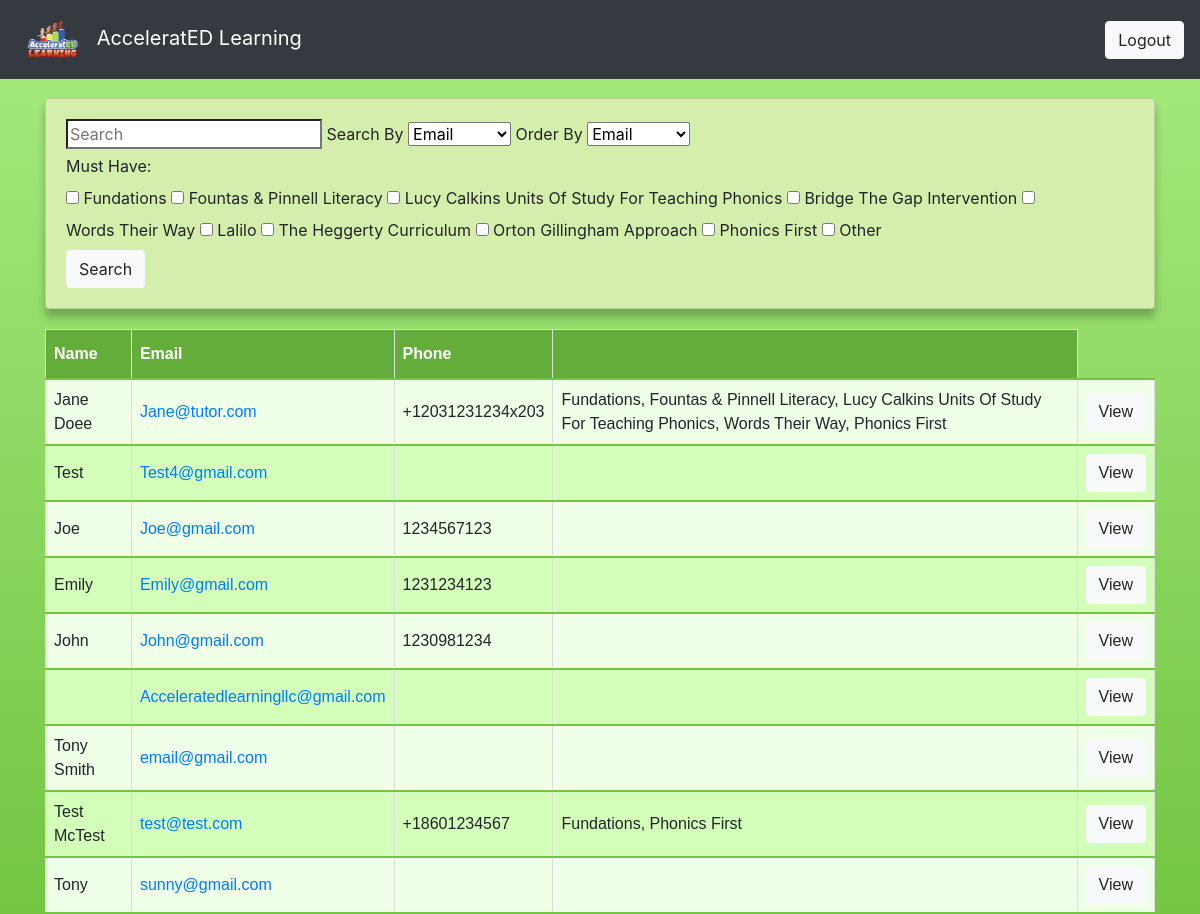
Page /owner/index/ (signed in) on the earlier database version.
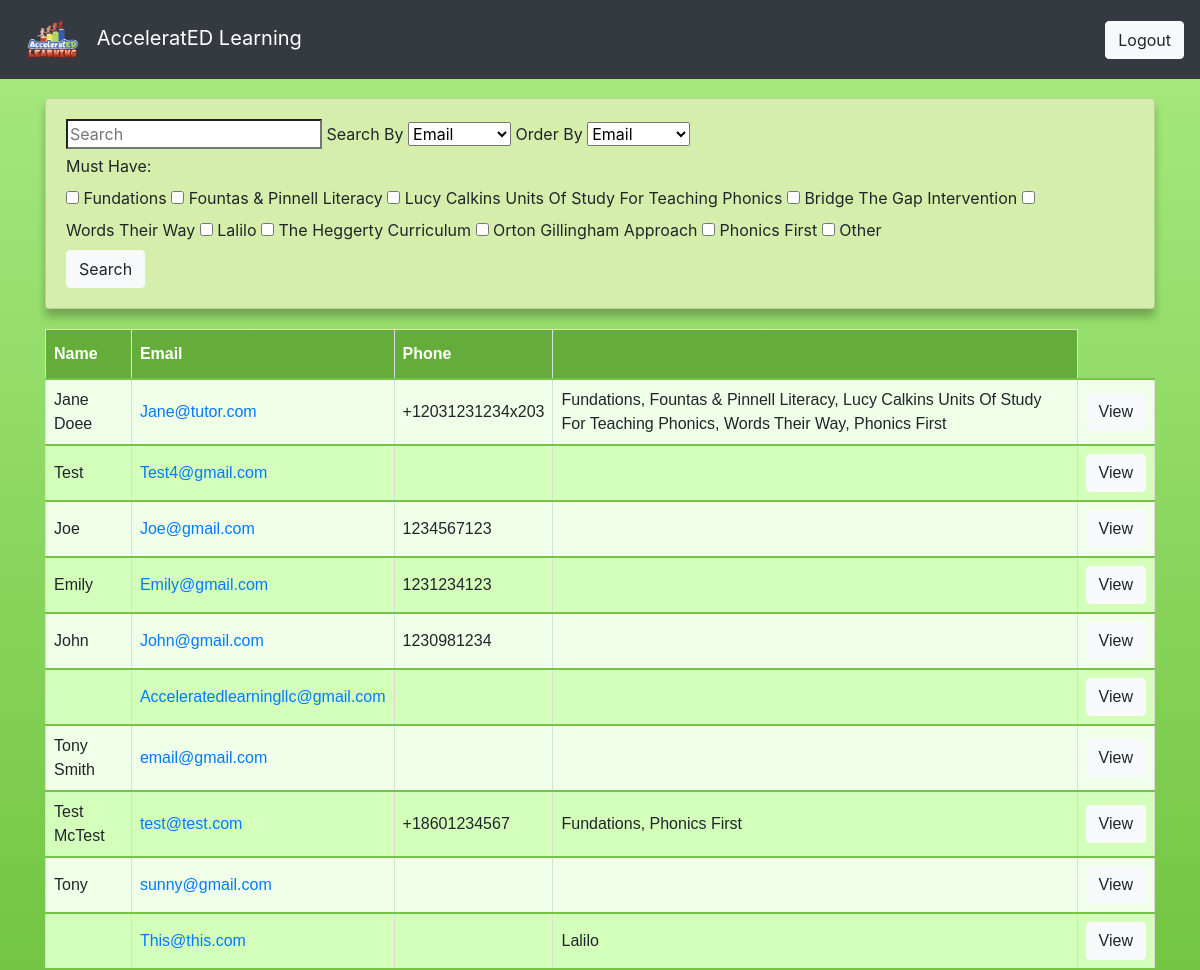
Same page on the later database version.
### tutor/models.py (models this page shows, shortened)
class User(AbstractUser):
    username = None
    email = models.EmailField(_('email address'), unique=True)
    USERNAME_FIELD = 'email'
    REQUIRED_FIELDS = []
    objects = UserManager()

class Tutor(models.Model):
    PHONICS_CHOICES = (
        ('Fundations', 'Fundations'),
        ('Fountas & Pinnell Literacy', 'Fountas & Pinnell Literacy'),
        ('Lucy Calkins Units Of Study For Teaching Phonics',
         'Lucy Calkins Units Of Study For Teaching Phonics'),
        ('Bridge The Gap Intervention', 'Bridge The Gap Intervention'),
        ('Words Their Way', 'Words Their Way'),
        ('Lalilo', 'Lalilo'),
        ('The Heggerty Curriculum', 'The Heggerty Curriculum'),
        ('Orton Gillingham Approach', 'Orton Gillingham Approach'),
        ('Phonics First', 'Phonics First'),
        ('Other', 'Other')
    )
    EMPLOYMENT_CHOICES = (
        ('Full Time', 'Full Time'),
        ('Part Time', 'Part Time'),
        ('College Student', 'College Student'),
        ('Retired', 'Retired'),
        ('Other', 'Other')
    )
    STATE_CHOICES = (
        (
            ('AL','AL'),
            ('AK','AK'),
            ('AR','AR'),
            ('AZ','AZ'),
            ('CA','CA'),
            ('CO','CO'),
            ('CT','CT'),
            ('DC','DC'),
            ('DE','DE'),
            ('FL','FL'),
            ('GA','GA'),
            ('HI','HI'),
            ('IA','IA'),
            ('ID','ID'),
            ('IL','IL'),
            ('IN','IN'),
            ('KS','KS'),
            ('KY','KY'),
            ('LA','LA'),
            ('MA','MA'),
            ('MD','MD'),
            ('ME','ME'),
            ('MI','MI'),
            ('MN','MN'),
            ('MO','MO'),
            ('MS','MS'),
            ('MT','MT'),
            ('NC','NC'),
            ('NE','NE'),
            ('NH','NH'),
            ('NJ','NJ'),
            ('NM','NM'),
            ('NV','NV'),
            ('NY','NY'),
            ('ND','ND'),
            ('OH','OH'),
            ('OK','OK'),
            ('OR','OR'),
            ('PA','PA'),
            ('RI','RI'),
            ('SC','SC'),
            ('SD','SD'),
            ('TN','TN'),
            ('TX','TX'),
            ('UT','UT'),
            ('VT','VT'),
            ('VA','VA'),
            ('WA','WA'),
            ('WI','WI'),
            ('WV','WV'),
            ('WY','WY'),
            ('None','None')
        )
    )
    LANGUAGE_CHOICES = (
        ('English', 'English'),
        ('Spanish', 'Spanish'),
        ('Chinese', 'Chinese'),
        ('Other', 'Other'),
    )
    GENDER_CHOICES = (
        ('Male', 'Male'),
        ('Female', 'Female'),
        ('Non-Binary', 'Non-Binary'),
        ('Other', 'Other')
    )
    DEGREE_CHOICES = (
        ('None', 'None'),
        ('College Student', 'Currently Enrolled In College'),
        ('A.A./A.S.', 'Associate\'s Degree'),
        ('Technical Certification', 'Technical Certification'),
        ('B.A./B.S.', 'Bachelor\'s Degree'),
        ('M.A./M.S./M.Ed.', 'Master\'s Degree'),
        ('Ed.S.', 'Education Specialist/6th Year/Etc . . .'),
        ('Ed.D./Ph.D.', 'Doctorate or Higher')
    )
    YESNO = (
        ('Yes', 'Yes'),
        ('No', 'No')
    )
    AVAILABILITY_CHOICES = (
        ('AM', 'Part Time AM'),
        ('PM', 'Part Time PM'),
        ('Full Time', 'Full Time (AM and PM)')
    )
    email = models.OneToOneField(User, on_delete=models.CASCADE)
    firstname = models.CharField(max_length=20, blank=True, verbose_name='First Name')
    lastname = models.CharField(max_length=20, blank=True, verbose_name='Last Name')
    birthday = models.DateField(auto_now=False, null=True, blank=True)
    phonenumber = PhoneField(blank=True, verbose_name='Phone Number')
    gender = models.CharField(max_length=10, choices=GENDER_CHOICES, blank=True, default='None')
    introduction = models.TextField(max_length=1500, blank=True, verbose_name='Introduction (Describe Yourself in 200 Words or Less)')
    languages = MultiSelectField(choices=LANGUAGE_CHOICES, blank=True, default="None", verbose_name='Languages Spoken Fluently')
    education = models.CharField(max_length=60, choices=DEGREE_CHOICES, blank=True, default='None',
    verbose_name='Highest Level of Education')
    major = models.CharField(max_length=20, blank=True, verbose_name='Major (If Applicable)')
    minor = models.CharField(max_length=20, blank=True, verbose_name='Minor (If Applicable)')
    experience = models.CharField(max_length=4, choices=YESNO, blank=True, verbose_name='Are You A Certified Teacher?')
    statecert = models.CharField(max_length=5, choices=STATE_CHOICES, verbose_name='Please Choose The State In Which You are Certified:', default='None')
    phonicsex = MultiSelectField(choices=PHONICS_CHOICES, blank=True, verbose_name='Choose Any Phonics Programs You Have Experience With:')
    employment = models.CharField(max_length=20, choices=EMPLOYMENT_CHOICES, blank=True, verbose_name='Employment Status')
    curremployment = models.CharField(max_length=30, blank=True, verbose_name='Current or Most Recent Job Title (If Applicable)')
    employer = models.CharField(max_length=30, blank=True, verbose_name='Employer (If Applicable)')
    employeraddress = models.CharField(max_length=30, blank=True, verbose_name='Employer Address (If Applicable)')
    employercity = models.CharField(max_length=30, blank=True, verbose_name='City')
    employerstate = models.CharField(max_length=5, choices=STATE_CHOICES, verbose_name='State', default='None')
    employerzip = models.CharField(max_length=30, blank=True, verbose_name='Zip Code')
    currreference = models.CharField(max_length=60, blank=True, verbose_name='Supervisor/Reference Contact Information (If Applicable)')
    teachercharacteristics = models.TextField(max_length=1500, blank=True, verbose_name='What Characteristics Make A Good Teacher: (200 Words or Less)')
    abilitiesquestion = models.TextField(
        max_length=1500, blank=True, verbose_name='How Would You Address A Range Of Abilities In Your Classroom: (200 Words or Less)')
    availability = models.CharField(max_length=20, choices=AVAILABILITY_CHOICES, blank=True, verbose_name='Choose Your Availability:')
    image = models.ImageField(upload_to='images/', blank=True, null=True, verbose_name="")

### owner/views.py (the view)
# urls.py: path('index/', views.index_view, name='index'),
def index_view(request):
    if request.user.is_superuser:
        User = get_user_model()
        if request.method == "POST":
            searched =request.POST['searched']
            by =request.POST['by']
            search_type = 'contains'
            filter = by + '__' + search_type
            ordered = request.POST['order']
            print("this is a line")
            print(request.POST.getlist('px'))
            px = request.POST.getlist('px')
            print(', '.join(px))
            user = User.objects.filter(
                **{filter: searched}).order_by(ordered)
            for p in px:
                user =user.filter(tutor__phonicsex__contains=p)
        else:
            user = User.objects.all()
        return render(request, 'owner/index.html', { "User": user})
    else:
        return redirect('login')

### templates/owner/index.html (shortened to what this page needs)
{% extends 'owner/base.html' %}
{% load crispy_forms_filters %}
{% load crispy_forms_tags %}
{% block body %}
<div class="row justify-content-center">
    <div class="col-12">
        <div class="card">
            <div class="card-body">
                <form method="POST" action="{% url 'index' %}">
                    <input type="search" placeholder="Search" name="searched">
                    <label>Search By</label>
                    <select name="by" placeholder="Email" aria-label="Search By">
                        <option value="email">Email</option>
                    </select>
                    <label>Order By</label>
                    <select name="order" placeholder="Email" aria-label="Order By">
                        <option value="email">Email</option>
                    </select>
                    <fieldset>
                        <label>Must Have:</label><br>
                        <input name="px" type="checkbox" id="cer" value="Fundations">
                        <label for="Fundations">Fundations</label>
                        <input name="px" type="checkbox" id="cer" value="Fountas & Pinnell Literacy">
                        <label for="vehicle1">Fountas & Pinnell Literacy</label>
                        <input name="px" type="checkbox" id="cer" value="Lucy Calkins Units Of Study For Teaching Phonics">
                        <label for="vehicle1">Lucy Calkins Units Of Study For Teaching Phonics</label>
                        <input name="px" type="checkbox" id="cer" value="Bridge The Gap Intervention">
                        <label for="vehicle1">Bridge The Gap Intervention</label>
                        <input name="px" type="checkbox" id="cer" value="Words Their Way">
                        <label for="vehicle1">Words Their Way</label>
                        <input name="px" type="checkbox" id="cer" value="Lalilo">
                        <label for="vehicle1">Lalilo</label>
                        <input name="px" type="checkbox" id="cer" value="The Heggerty Curriculum">
                        <label for="vehicle1">The Heggerty Curriculum</label>
                        <input name="px" type="checkbox" id="cer" value="Orton Gillingham Approach">
                        <label for="vehicle1">Orton Gillingham Approach</label>
                        <input name="px" type="checkbox" id="cer" value="Phonics First">
                        <label for="vehicle1">Phonics First</label>
                        <input name="px" type="checkbox" id="cer" value="Other">
                        <label for="vehicle1">Other</label>
                    </fieldset>
                    <button class="btn btn-light" type="submit">Search</button>
                </form>
            </div>
        </div>
    </div>
</div>
                <table id="customers">
                    <tr>
                        <th>Name</th>
                        <th>Email</th>
                        <th>Phone</th>
                        <th></th>
                    </tr>
                    {% for user in User %}
                    <tr>
                        <a href="{% url 'file' user.id %}">
                            <td>{{user.tutor.firstname}} {{user.tutor.lastname}}</td>
                            <td><a href="mailto:{{user}}">{{user}}</a></td>
                            <td>{{user.tutor.phonenumber}}</td>
                            <td>{{user.tutor.phonicsex}}</td>
                            <td><a class="btn btn-light" href="{% url 'file' user.id %}">View</a></td>
                        </a>
                    </tr>
                    {% endfor %}
                </table>
{% endblock %}

Differences in the rows shown:
added User: email "This@this.com", tutor.phonicsex "Lalilo"
